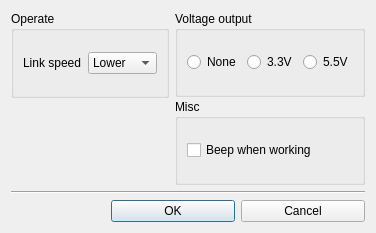
<?xml version="1.0" encoding="UTF-8"?>
<ui version="4.0">
 <class>Dialog</class>
 <widget class="QDialog" name="Dialog">
  <property name="geometry">
   <rect>
    <x>0</x>
    <y>0</y>
    <width>356</width>
    <height>233</height>
   </rect>
  </property>
  <property name="windowTitle">
   <string>MM32LINK Config</string>
  </property>
  <property name="windowIcon">
   <iconset resource="resource.qrc">
    <normaloff>:/icon/icon/MM32_Logo.ico</normaloff>:/icon/icon/MM32_Logo.ico</iconset>
  </property>
  <layout class="QGridLayout" name="gridLayout">
   <item row="0" column="0">
    <layout class="QVBoxLayout" name="verticalLayout_2" stretch="1,1">
     <property name="spacing">
      <number>6</number>
     </property>
     <item>
      <widget class="QGroupBox" name="groupBox_3">
       <property name="title">
        <string>Operate</string>
       </property>
       <layout class="QHBoxLayout" name="horizontalLayout_4">
        <item>
         <widget class="QLabel" name="label">
          <property name="text">
           <string>Link speed</string>
          </property>
         </widget>
        </item>
        <item>
         <widget class="QComboBox" name="comboBox">
          <item>
           <property name="text">
            <string>Lower</string>
           </property>
          </item>
          <item>
           <property name="text">
            <string>Low</string>
           </property>
          </item>
          <item>
           <property name="text">
            <string>Normal</string>
           </property>
          </item>
          <item>
           <property name="text">
            <string>High</string>
           </property>
          </item>
          <item>
           <property name="text">
            <string>Higher</string>
           </property>
          </item>
         </widget>
        </item>
       </layout>
      </widget>
     </item>
     <item>
      <spacer name="verticalSpacer">
       <property name="orientation">
        <enum>Qt::Vertical</enum>
       </property>
       <property name="sizeHint" stdset="0">
        <size>
         <width>20</width>
         <height>40</height>
        </size>
       </property>
      </spacer>
     </item>
    </layout>
   </item>
   <item row="0" column="1">
    <layout class="QVBoxLayout" name="verticalLayout" stretch="1,1">
     <property name="spacing">
      <number>2</number>
     </property>
     <item>
      <widget class="QGroupBox" name="groupBox">
       <property name="title">
        <string>Voltage output</string>
       </property>
       <layout class="QHBoxLayout" name="horizontalLayout_5">
        <item>
         <widget class="QRadioButton" name="vNone">
          <property name="text">
           <string>None</string>
          </property>
         </widget>
        </item>
        <item>
         <widget class="QRadioButton" name="v3">
          <property name="text">
           <string>3.3V</string>
          </property>
         </widget>
        </item>
        <item>
         <widget class="QRadioButton" name="v5">
          <property name="text">
           <string>5.5V</string>
          </property>
         </widget>
        </item>
       </layout>
      </widget>
     </item>
     <item>
      <widget class="QGroupBox" name="groupBox_2">
       <property name="title">
        <string>Misc</string>
       </property>
       <layout class="QHBoxLayout" name="horizontalLayout_6">
        <item>
         <widget class="QCheckBox" name="beepCK">
          <property name="text">
           <string>Beep when working</string>
          </property>
         </widget>
        </item>
       </layout>
      </widget>
     </item>
    </layout>
   </item>
   <item row="1" column="0" colspan="2">
    <widget class="Line" name="line">
     <property name="orientation">
      <enum>Qt::Horizontal</enum>
     </property>
    </widget>
   </item>
   <item row="2" column="0" colspan="2">
    <layout class="QHBoxLayout" name="horizontalLayout">
     <property name="leftMargin">
      <number>100</number>
     </property>
     <item>
      <widget class="QPushButton" name="ok">
       <property name="text">
        <string>OK</string>
       </property>
      </widget>
     </item>
     <item>
      <widget class="QPushButton" name="cancel">
       <property name="text">
        <string>Cancel</string>
       </property>
      </widget>
     </item>
    </layout>
   </item>
  </layout>
 </widget>
 <resources>
  <include location="resource.qrc"/>
 </resources>
 <connections>
  <connection>
   <sender>cancel</sender>
   <signal>clicked()</signal>
   <receiver>Dialog</receiver>
   <slot>close()</slot>
   <hints>
    <hint type="sourcelabel">
     <x>271</x>
     <y>199</y>
    </hint>
    <hint type="destinationlabel">
     <x>166</x>
     <y>121</y>
    </hint>
   </hints>
  </connection>
 </connections>
</ui>
